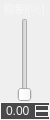
            <widget class="QWidget" name="widget_2" native="true">
             <property name="sizePolicy">
              <sizepolicy hsizetype="Preferred" vsizetype="Expanding">
               <horstretch>0</horstretch>
               <verstretch>0</verstretch>
              </sizepolicy>
             </property>
             <property name="minimumSize">
              <size>
               <width>50</width>
               <height>0</height>
              </size>
             </property>
             <property name="maximumSize">
              <size>
               <width>50</width>
               <height>16777215</height>
              </size>
             </property>
             <property name="styleSheet">
              <string notr="true">QWidget{

}</string>
             </property>
             <layout class="QGridLayout" name="gridLayout_2">
              <property name="margin">
               <number>0</number>
              </property>
              <property name="spacing">
               <number>0</number>
              </property>
              <item row="0" column="0">
               <layout class="QGridLayout" name="gridLayout">
                <property name="spacing">
                 <number>0</number>
                </property>
                <item row="0" column="0">
                 <widget class="QLabel" name="label_9">
                  <property name="minimumSize">
                   <size>
                    <width>50</width>
                    <height>0</height>
                   </size>
                  </property>
                  <property name="maximumSize">
                   <size>
                    <width>50</width>
                    <height>16777215</height>
                   </size>
                  </property>
                  <property name="styleSheet">
                   <string notr="true">font: 75 9pt &quot;宋体&quot;;
color: rgb(247, 245, 245);</string>
                  </property>
                  <property name="text">
                   <string> 抑制[%]</string>
                  </property>
                 </widget>
                </item>
                <item row="1" column="0">
                 <widget class="QSlider" name="verticalSliderSuppression">
                  <property name="sizePolicy">
                   <sizepolicy hsizetype="Preferred" vsizetype="Expanding">
                    <horstretch>0</horstretch>
                    <verstretch>0</verstretch>
                   </sizepolicy>
                  </property>
                  <property name="minimumSize">
                   <size>
                    <width>50</width>
                    <height>20</height>
                   </size>
                  </property>
                  <property name="maximumSize">
                   <size>
                    <width>50</width>
                    <height>16777215</height>
                   </size>
                  </property>
                  <property name="styleSheet">
                   <string notr="true">QSlider::groove:vertical{
border-image: url(:/image/AScanResources/huaganshangceng-v.png);
width: 10px;
}
QSlider::handle:vertical{
margin:-11px;
height:32px;
bottom:6px;
top:6px;
left: 2px;
border-image: url(:/image/AScanResources/huangananniu.png);
}
QSlider::sub-page:vertical{
width: 10px;
border-image: url(:/image/AScanResources/huaganxiaceng-v.png);
} 
</string>
                  </property>
                  <property name="orientation">
                   <enum>Qt::Vertical</enum>
                  </property>
                 </widget>
                </item>
                <item row="2" column="0">
                 <widget class="QDoubleSpinBox" name="spinBoxSuppression">
                  <property name="minimumSize">
                   <size>
                    <width>50</width>
                    <height>18</height>
                   </size>
                  </property>
                  <property name="maximumSize">
                   <size>
                    <width>50</width>
                    <height>18</height>
                   </size>
                  </property>
                  <property name="styleSheet">
                   <string notr="true">QDoubleSpinBox{
font: 75 8pt &quot;Times New Roman&quot;;
color: rgb(244, 244, 244);
background-color: rgb(73, 73, 73);
}
QDoubleSpinBox {
border: 1px solid rgb(247, 245, 245); 
padding: 1px 1px 1px 3px;
}
QDoubleSpinBox::up-button {
border: 1px solid rgb(247, 245, 245); 
}
QDoubleSpinBox::up-arrow {
image: url(:/image/AScanResources/jiantou_up.jpg);
width: 6px;
height: 6px;
}
QDoubleSpinBox::down-button {
border: 1px solid rgb(247, 245, 245); 
}
QDoubleSpinBox::down-arrow {
image: url(:/image/AScanResources/jiantou_down.jpg);
width: 6px;
height: 6px;
}
</string>
                  </property>
                 </widget>
                </item>
               </layout>
              </item>
             </layout>
            </widget>
